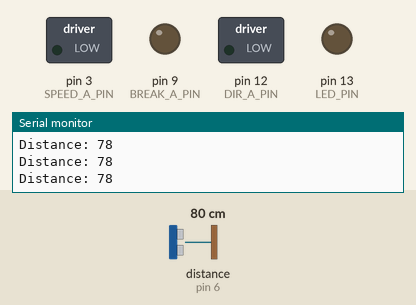
Recording of a sketch running on a simulated Arduino Uno, built with avr-gcc and run on an emulated ATmega328P. On the bench: switched loads named in the sketch (green lamp = pin HIGH), output pins drawn as LEDs (lit = HIGH), the last lines printed to the serial monitor. Wiring (inferred from the names in the program): ultrasonic range finder: trigger pin 5; echo pin 6. Inputs (shaded band) come from the test bench; at power-on: distance to the obstacle (sensor on pin 6) 80 cm. The echo pulse lasts 58.3 µs per cm; pins used as bus, display or sensor lines are not drawn.

Above: at 1.2 s.
1.3 s: distance to the obstacle (sensor on pin 6) set to 6 cm
2.8 s: distance to the obstacle (sensor on pin 6) set to 3 cm
At 3.8 s:
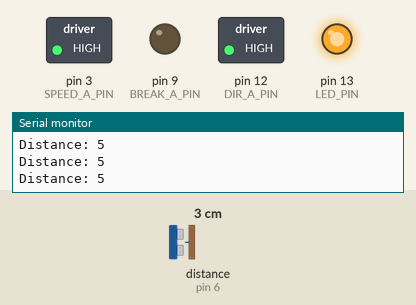
At 7.1 s:
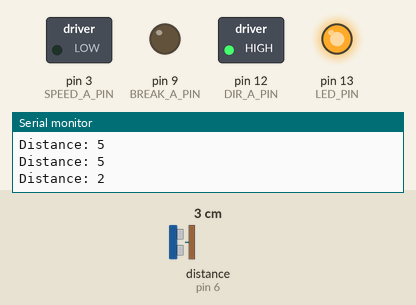
Timing chart, 0 to 8.6 s (numbered marks = the images above; inputs shaded):
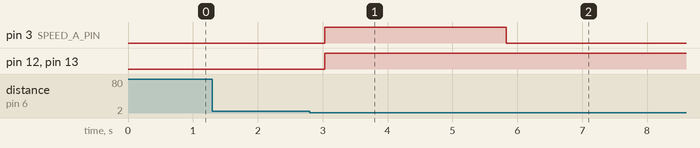

Measured:
- the behaviour switches between 5 and 4 cm on distance to the obstacle (sensor on pin 6) (found by bisection; images 0 and 1)
- after the input at 2.8 s, pin 3 (SPEED_A_PIN): LOW → HIGH after 0.23 s, → LOW 2.8 s later; pin 12 (DIR_A_PIN), pin 13 (LED_PIN): LOW → HIGH after 0.23 s

The sketch:

EXP.ino
```cpp
/**
 *
 * Motor shield A
 *
 */
const int BREAK_A_PIN = 9;
const int DIR_A_PIN = 12;
const int SPEED_A_PIN = 3;

/**
 * Ultrasonic sensor
 */
const int TRIGGER_PIN = 5;
const int ECHO_PIN = 6;

const int LED_PIN = 13;// Obvious

const int OPERATING_TIME = 2800; // Time during which the motor will be enabled (in ms)
const int TRIGGER_DISTANCE = 3; // Do the action if <= TRIGGER_DISTANCE (in cm)

// defines variables
long duration;
int distance;
bool done = false; // Has the sensor already triggered ?

void setup() {
  // Motor A
  pinMode(BREAK_A_PIN, OUTPUT); // Brake
  pinMode(DIR_A_PIN, OUTPUT); // Direction

  // Sensor
  pinMode(TRIGGER_PIN, OUTPUT);
  pinMode(ECHO_PIN, INPUT);

  // LED
  pinMode(LED_PIN, OUTPUT);

  // Enable console ouput for debug
  Serial.begin(9600);
}

void loop() {
  if(done) { // Run the program only once and switch on the led
    digitalWrite(LED_PIN, HIGH);
    return;
  }

  // Reset the trigger pin
  delayMicroseconds(2);
  // Set Trigger pin to high for 10ms
  digitalWrite(TRIGGER_PIN, HIGH);
  delayMicroseconds(10);
  digitalWrite(TRIGGER_PIN, LOW);

  // Get the elapsed time (time travel of the wave)
  duration = pulseIn(ECHO_PIN, HIGH);
  // distance = time * speed  / 2 (round-trip)
  distance = duration * 0.034 / 2; // in cm

  if(distance <= TRIGGER_DISTANCE) { // If the robot is near the sensor
    digitalWrite(BREAK_A_PIN, LOW);// Disable brake
    digitalWrite(DIR_A_PIN, HIGH); // Set the direction to the trigonometric sense
    analogWrite(SPEED_A_PIN, 255); // Max speed
    digitalWrite(LED_PIN, HIGH); // Switch on the LED
    delay(OPERATING_TIME); // Wait
    analogWrite(SPEED_A_PIN, 0); // Stop acceleration
    done = true;
  }
  // Print the distance in the console
  Serial.print("Distance: ");
  Serial.println(distance);

  // Wait before re-running the program (not spamming the console)
  delay(300);
}
```
